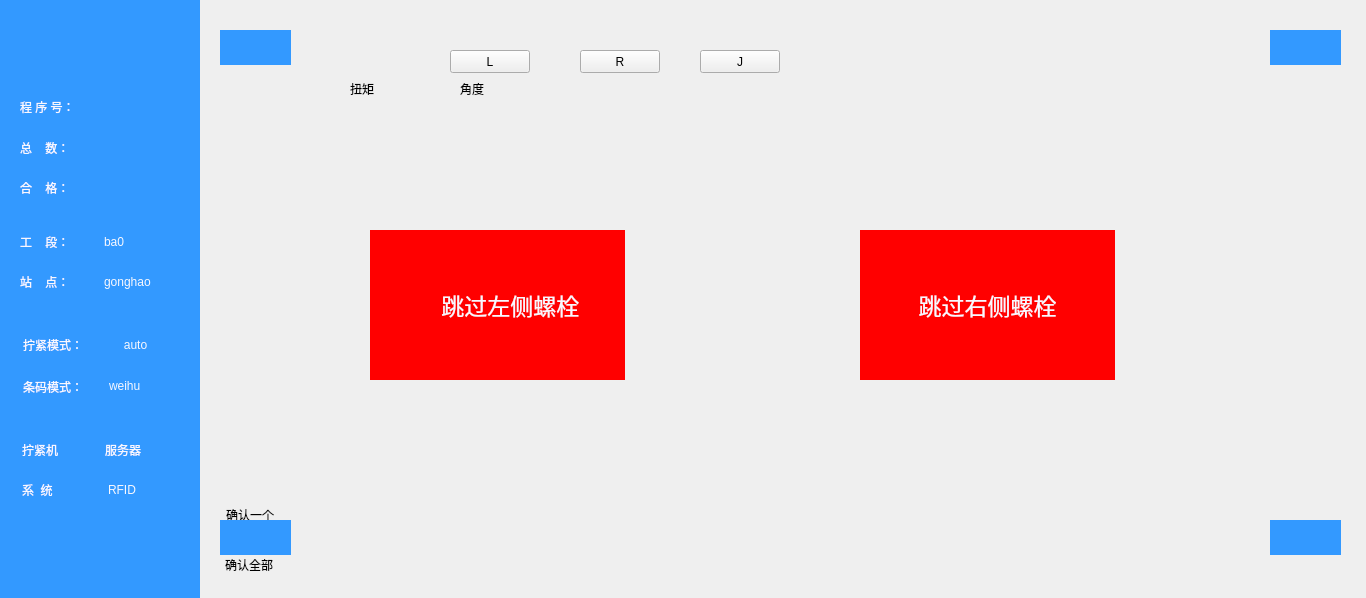
     <widget class="QStackedWidget" name="stackedWidget_6">
      <property name="geometry">
       <rect>
        <x>0</x>
        <y>170</y>
        <width>1366</width>
        <height>598</height>
       </rect>
      </property>
      <property name="styleSheet">
       <string notr="true"/>
      </property>
      <property name="currentIndex">
       <number>0</number>
      </property>
      <widget class="QWidget" name="stackedWidget_6Page1">
       <widget class="QWidget" name="widget" native="true">
        <property name="geometry">
         <rect>
          <x>0</x>
          <y>0</y>
          <width>200</width>
          <height>598</height>
         </rect>
        </property>
        <property name="styleSheet">
         <string notr="true">background-color: rgb(51, 153, 255);</string>
        </property>
        <widget class="QPushButton" name="pushButton_10">
         <property name="enabled">
          <bool>false</bool>
         </property>
         <property name="geometry">
          <rect>
           <x>28</x>
           <y>20</y>
           <width>143</width>
           <height>61</height>
          </rect>
         </property>
         <property name="focusPolicy">
          <enum>Qt::NoFocus</enum>
         </property>
         <property name="styleSheet">
          <string notr="true">background:transparent;
border-image: url(:/LCD_CS351/LCD_CS351/35_all/logo.png);</string>
         </property>
         <property name="text">
          <string/>
         </property>
         <property name="flat">
          <bool>true</bool>
         </property>
        </widget>
        <widget class="Line" name="line_2">
         <property name="geometry">
          <rect>
           <x>21</x>
           <y>204</y>
           <width>160</width>
           <height>5</height>
          </rect>
         </property>
         <property name="autoFillBackground">
          <bool>false</bool>
         </property>
         <property name="styleSheet">
          <string notr="true">border-image: url(:/LCD_CS351/LCD_CS351/logo/line.bmp);
background:transparent;</string>
         </property>
         <property name="midLineWidth">
          <number>0</number>
         </property>
         <property name="orientation">
          <enum>Qt::Horizontal</enum>
         </property>
        </widget>
        <widget class="Line" name="line_3">
         <property name="geometry">
          <rect>
           <x>20</x>
           <y>311</y>
           <width>160</width>
           <height>5</height>
          </rect>
         </property>
         <property name="styleSheet">
          <string notr="true">border-image: url(:/LCD_CS351/LCD_CS351/logo/line.bmp);
background:transparent;</string>
         </property>
         <property name="orientation">
          <enum>Qt::Horizontal</enum>
         </property>
        </widget>
        <widget class="Line" name="line">
         <property name="geometry">
          <rect>
           <x>20</x>
           <y>417</y>
           <width>160</width>
           <height>5</height>
          </rect>
         </property>
         <property name="styleSheet">
          <string notr="true">border-image: url(:/LCD_CS351/LCD_CS351/logo/line.bmp);
background:transparent;</string>
         </property>
         <property name="orientation">
          <enum>Qt::Horizontal</enum>
         </property>
        </widget>
        <widget class="QPushButton" name="pushButton_12">
         <property name="enabled">
          <bool>true</bool>
         </property>
         <property name="geometry">
          <rect>
           <x>114</x>
           <y>522</y>
           <width>51</width>
           <height>51</height>
          </rect>
         </property>
         <property name="focusPolicy">
          <enum>Qt::NoFocus</enum>
         </property>
         <property name="styleSheet">
          <string notr="true">border-image: url(:/re/settings.png);
color: rgb(248, 248, 255);
font: 14pt &quot;黑体&quot;;

</string>
         </property>
         <property name="text">
          <string/>
         </property>
         <property name="flat">
          <bool>true</bool>
         </property>
        </widget>
        <widget class="QWidget" name="layoutWidget_3">
         <property name="geometry">
          <rect>
           <x>20</x>
           <y>224</y>
           <width>162</width>
           <height>75</height>
          </rect>
         </property>
         <layout class="QVBoxLayout" name="verticalLayout_2">
          <item>
           <layout class="QHBoxLayout" name="horizontalLayout_4">
            <item>
             <widget class="QLabel" name="label_4">
              <property name="styleSheet">
               <string notr="true">font: 12pt &quot;黑体&quot;;
color: rgb(248, 248, 255);</string>
              </property>
              <property name="text">
               <string>工    段：</string>
              </property>
             </widget>
            </item>
            <item>
             <widget class="QLabel" name="label_gongwei">
              <property name="styleSheet">
               <string notr="true">font: 12pt &quot;黑体&quot;;
color: rgb(248, 248, 255);</string>
              </property>
              <property name="text">
               <string>ba0</string>
              </property>
             </widget>
            </item>
           </layout>
          </item>
          <item>
           <layout class="QHBoxLayout" name="horizontalLayout_5">
            <item>
             <widget class="QLabel" name="label_5">
              <property name="styleSheet">
               <string notr="true">font: 12pt &quot;黑体&quot;;
color: rgb(248, 248, 255);</string>
              </property>
              <property name="text">
               <string>站    点：</string>
              </property>
             </widget>
            </item>
            <item>
             <widget class="QLabel" name="label_gonghao">
              <property name="styleSheet">
               <string notr="true">font: 12pt &quot;黑体&quot;;
color: rgb(248, 248, 255);</string>
              </property>
              <property name="text">
               <string>gonghao</string>
              </property>
             </widget>
            </item>
           </layout>
          </item>
         </layout>
        </widget>
        <widget class="QWidget" name="layoutWidget_4">
         <property name="geometry">
          <rect>
           <x>20</x>
           <y>90</y>
           <width>161</width>
           <height>115</height>
          </rect>
         </property>
         <layout class="QVBoxLayout" name="verticalLayout">
          <item>
           <layout class="QHBoxLayout" name="horizontalLayout">
            <item>
             <widget class="QLabel" name="label">
              <property name="styleSheet">
               <string notr="true">font: 12pt &quot;黑体&quot;;
color: rgb(248, 248, 255);</string>
              </property>
              <property name="text">
               <string>程 序 号：</string>
              </property>
             </widget>
            </item>
            <item>
             <widget class="QLabel" name="label_pronum">
              <property name="styleSheet">
               <string notr="true">font: 12pt &quot;黑体&quot;;
color: rgb(248, 248, 255);</string>
              </property>
              <property name="text">
               <string/>
              </property>
             </widget>
            </item>
           </layout>
          </item>
          <item>
           <layout class="QHBoxLayout" name="horizontalLayout_2">
            <item>
             <widget class="QLabel" name="label_2">
              <property name="styleSheet">
               <string notr="true">font: 12pt &quot;黑体&quot;;
color: rgb(248, 248, 255);</string>
              </property>
              <property name="text">
               <string>总    数：</string>
              </property>
             </widget>
            </item>
            <item>
             <widget class="QLabel" name="label_lsnum">
              <property name="styleSheet">
               <string notr="true">font: 12pt &quot;黑体&quot;;
color: rgb(248, 248, 255);</string>
              </property>
              <property name="text">
               <string/>
              </property>
             </widget>
            </item>
           </layout>
          </item>
          <item>
           <layout class="QHBoxLayout" name="horizontalLayout_3">
            <item>
             <widget class="QLabel" name="label_3">
              <property name="styleSheet">
               <string notr="true">font: 12pt &quot;黑体&quot;;
color: rgb(248, 248, 255);</string>
              </property>
              <property name="text">
               <string>合    格：</string>
              </property>
             </widget>
            </item>
            <item>
             <widget class="QLabel" name="label_hege">
              <property name="styleSheet">
               <string notr="true">font: 12pt &quot;黑体&quot;;
color: rgb(248, 248, 255);</string>
              </property>
              <property name="text">
               <string/>
              </property>
             </widget>
            </item>
           </layout>
          </item>
         </layout>
        </widget>
        <widget class="QLabel" name="label_7">
         <property name="geometry">
          <rect>
           <x>23</x>
           <y>377</y>
           <width>80</width>
           <height>19</height>
          </rect>
         </property>
         <property name="styleSheet">
          <string notr="true">font: 12pt &quot;黑体&quot;;
color: rgb(248, 248, 255);</string>
         </property>
         <property name="text">
          <string>条码模式：</string>
         </property>
        </widget>
        <widget class="QLabel" name="label_tiaoma">
         <property name="geometry">
          <rect>
           <x>109</x>
           <y>376</y>
           <width>51</width>
           <height>19</height>
          </rect>
         </property>
         <property name="styleSheet">
          <string notr="true">font: 12pt &quot;黑体&quot;;
color: rgb(248, 248, 255);</string>
         </property>
         <property name="text">
          <string>weihu</string>
         </property>
        </widget>
        <widget class="QLabel" name="label_8">
         <property name="geometry">
          <rect>
           <x>22</x>
           <y>442</y>
           <width>48</width>
           <height>16</height>
          </rect>
         </property>
         <property name="styleSheet">
          <string notr="true">font: 12pt &quot;黑体&quot;;
color: rgb(248, 248, 255);</string>
         </property>
         <property name="text">
          <string>拧紧机</string>
         </property>
        </widget>
        <widget class="QLabel" name="label_ss1">
         <property name="geometry">
          <rect>
           <x>78</x>
           <y>442</y>
           <width>16</width>
           <height>16</height>
          </rect>
         </property>
         <property name="styleSheet">
          <string notr="true">border-image: url(:/LCD_CS351/LCD_CS351/35_all/69.bmp);</string>
         </property>
         <property name="text">
          <string/>
         </property>
        </widget>
        <widget class="QLabel" name="label_9">
         <property name="geometry">
          <rect>
           <x>105</x>
           <y>442</y>
           <width>48</width>
           <height>16</height>
          </rect>
         </property>
         <property name="styleSheet">
          <string notr="true">font: 12pt &quot;黑体&quot;;
color: rgb(248, 248, 255);</string>
         </property>
         <property name="text">
          <string>服务器</string>
         </property>
        </widget>
        <widget class="QLabel" name="label_ss2">
         <property name="geometry">
          <rect>
           <x>159</x>
           <y>442</y>
           <width>16</width>
           <height>16</height>
          </rect>
         </property>
         <property name="styleSheet">
          <string notr="true">border-image: url(:/LCD_CS351/LCD_CS351/35_all/69.bmp);</string>
         </property>
         <property name="text">
          <string/>
         </property>
        </widget>
        <widget class="QLabel" name="label_10">
         <property name="geometry">
          <rect>
           <x>22</x>
           <y>482</y>
           <width>51</width>
           <height>16</height>
          </rect>
         </property>
         <property name="styleSheet">
          <string notr="true">font: 12pt &quot;黑体&quot;;
color: rgb(248, 248, 255);</string>
         </property>
         <property name="text">
          <string>系  统</string>
         </property>
        </widget>
        <widget class="QLabel" name="label_ss3">
         <property name="geometry">
          <rect>
           <x>78</x>
           <y>482</y>
           <width>16</width>
           <height>16</height>
          </rect>
         </property>
         <property name="styleSheet">
          <string notr="true">border-image: url(:/LCD_CS351/LCD_CS351/35_all/69.bmp);</string>
         </property>
         <property name="text">
          <string/>
         </property>
        </widget>
        <widget class="QLabel" name="label_11">
         <property name="geometry">
          <rect>
           <x>108</x>
           <y>482</y>
           <width>40</width>
           <height>16</height>
          </rect>
         </property>
         <property name="styleSheet">
          <string notr="true">font: 12pt &quot;黑体&quot;;
color: rgb(248, 248, 255);</string>
         </property>
         <property name="text">
          <string>RFID </string>
         </property>
        </widget>
        <widget class="QLabel" name="label_ss4">
         <property name="geometry">
          <rect>
           <x>159</x>
           <y>482</y>
           <width>16</width>
           <height>16</height>
          </rect>
         </property>
         <property name="styleSheet">
          <string notr="true">border-image: url(:/LCD_CS351/LCD_CS351/35_all/69.bmp);</string>
         </property>
         <property name="text">
          <string/>
         </property>
        </widget>
        <widget class="QLabel" name="label_16">
         <property name="geometry">
          <rect>
           <x>23</x>
           <y>335</y>
           <width>80</width>
           <height>19</height>
          </rect>
         </property>
         <property name="styleSheet">
          <string notr="true">font: 12pt &quot;黑体&quot;;
color: rgb(248, 248, 255);</string>
         </property>
         <property name="text">
          <string>拧紧模式：</string>
         </property>
        </widget>
        <widget class="QPushButton" name="pushButton_shutdown">
         <property name="enabled">
          <bool>true</bool>
         </property>
         <property name="geometry">
          <rect>
           <x>30</x>
           <y>529</y>
           <width>41</width>
           <height>41</height>
          </rect>
         </property>
         <property name="focusPolicy">
          <enum>Qt::NoFocus</enum>
         </property>
         <property name="styleSheet">
          <string notr="true">border-image: url(:/LCD_CS351/LCD_CS351/logo/on_0ff.png);
color: rgb(248, 248, 255);
font: 14pt &quot;黑体&quot;;

</string>
         </property>
         <property name="text">
          <string/>
         </property>
         <property name="flat">
          <bool>true</bool>
         </property>
        </widget>
        <widget class="QPushButton" name="pushButton_tighten">
         <property name="geometry">
          <rect>
           <x>100</x>
           <y>329</y>
           <width>71</width>
           <height>31</height>
          </rect>
         </property>
         <property name="focusPolicy">
          <enum>Qt::NoFocus</enum>
         </property>
         <property name="styleSheet">
          <string notr="true">font: 12pt &quot;黑体&quot;;
color: rgb(248, 248, 255);</string>
         </property>
         <property name="text">
          <string>auto</string>
         </property>
         <property name="flat">
          <bool>true</bool>
         </property>
        </widget>
        <zorder>label_8</zorder>
        <zorder>label_ss1</zorder>
        <zorder>label_9</zorder>
        <zorder>label_ss2</zorder>
        <zorder>label_10</zorder>
        <zorder>label_ss3</zorder>
        <zorder>label_11</zorder>
        <zorder>label_ss4</zorder>
        <zorder>label_7</zorder>
        <zorder>label_tiaoma</zorder>
        <zorder>pushButton_10</zorder>
        <zorder>line_2</zorder>
        <zorder>line_3</zorder>
        <zorder>line</zorder>
        <zorder>pushButton_12</zorder>
        <zorder>layoutWidget_3</zorder>
        <zorder>layoutWidget_4</zorder>
        <zorder>label_16</zorder>
        <zorder>pushButton_shutdown</zorder>
        <zorder>pushButton_tighten</zorder>
       </widget>
       <widget class="QLabel" name="label_18">
        <property name="geometry">
         <rect>
          <x>460</x>
          <y>81</y>
          <width>25</width>
          <height>16</height>
         </rect>
        </property>
        <property name="styleSheet">
         <string notr="true">background:transparent;</string>
        </property>
        <property name="text">
         <string>角度</string>
        </property>
       </widget>
       <widget class="QLabel" name="label_15">
        <property name="geometry">
         <rect>
          <x>350</x>
          <y>81</y>
          <width>25</width>
          <height>16</height>
         </rect>
        </property>
        <property name="styleSheet">
         <string notr="true">background:transparent;</string>
        </property>
        <property name="text">
         <string>扭矩</string>
        </property>
       </widget>
       <widget class="QLabel" name="label_ceshipronum">
        <property name="geometry">
         <rect>
          <x>250</x>
          <y>80</y>
          <width>51</width>
          <height>21</height>
         </rect>
        </property>
        <property name="styleSheet">
         <string notr="true">background:transparent;</string>
        </property>
        <property name="text">
         <string/>
        </property>
       </widget>
       <widget class="QLabel" name="label_pdmarea">
        <property name="enabled">
         <bool>false</bool>
        </property>
        <property name="geometry">
         <rect>
          <x>200</x>
          <y>0</y>
          <width>1166</width>
          <height>598</height>
         </rect>
        </property>
        <property name="styleSheet">
         <string notr="true">QLabel#label_pdmarea{
	border-image: url(:/LCD_CS351/LCD_CS351/DWIN_SET/home.bmp);
}</string>
        </property>
        <property name="text">
         <string/>
        </property>
       </widget>
       <widget class="QLabel" name="label_ceshiniuju">
        <property name="geometry">
         <rect>
          <x>400</x>
          <y>81</y>
          <width>51</width>
          <height>16</height>
         </rect>
        </property>
        <property name="styleSheet">
         <string notr="true">background:transparent;</string>
        </property>
        <property name="text">
         <string/>
        </property>
       </widget>
       <widget class="QLabel" name="label_ceshijiaodu">
        <property name="geometry">
         <rect>
          <x>505</x>
          <y>81</y>
          <width>81</width>
          <height>16</height>
         </rect>
        </property>
        <property name="styleSheet">
         <string notr="true">background:transparent;</string>
        </property>
        <property name="text">
         <string/>
        </property>
       </widget>
       <widget class="QPushButton" name="pushButton_17">
        <property name="geometry">
         <rect>
          <x>210</x>
          <y>500</y>
          <width>80</width>
          <height>30</height>
         </rect>
        </property>
        <property name="focusPolicy">
         <enum>Qt::NoFocus</enum>
        </property>
        <property name="styleSheet">
         <string notr="true">background:transparent;</string>
        </property>
        <property name="text">
         <string>确认一个</string>
        </property>
        <property name="flat">
         <bool>true</bool>
        </property>
       </widget>
       <widget class="QPushButton" name="pushButton_reset">
        <property name="geometry">
         <rect>
          <x>209</x>
          <y>550</y>
          <width>80</width>
          <height>30</height>
         </rect>
        </property>
        <property name="focusPolicy">
         <enum>Qt::NoFocus</enum>
        </property>
        <property name="styleSheet">
         <string notr="true"/>
        </property>
        <property name="text">
         <string>确认全部</string>
        </property>
        <property name="flat">
         <bool>true</bool>
        </property>
       </widget>
       <widget class="QLabel" name="label_battery">
        <property name="geometry">
         <rect>
          <x>1147</x>
          <y>574</y>
          <width>28</width>
          <height>14</height>
         </rect>
        </property>
        <property name="styleSheet">
         <string notr="true">background:transparent;
border-image: url(:/LCD_CS351/LCD_CS351/logo/battery.png);</string>
        </property>
        <property name="text">
         <string/>
        </property>
       </widget>
       <widget class="QLabel" name="label_wifi">
        <property name="geometry">
         <rect>
          <x>1111</x>
          <y>573</y>
          <width>23</width>
          <height>18</height>
         </rect>
        </property>
        <property name="styleSheet">
         <string notr="true">background:transparent;
border-image: url(:/LCD_CS351/LCD_CS351/logo/wifi.png);</string>
        </property>
        <property name="text">
         <string/>
        </property>
       </widget>
       <widget class="QLabel" name="label_12">
        <property name="geometry">
         <rect>
          <x>1189</x>
          <y>570</y>
          <width>171</width>
          <height>21</height>
         </rect>
        </property>
        <property name="styleSheet">
         <string notr="true">background:transparent;
color: rgb(51, 153, 255);</string>
        </property>
        <property name="text">
         <string/>
        </property>
       </widget>
       <widget class="QLabel" name="labelTyre1">
        <property name="geometry">
         <rect>
          <x>220</x>
          <y>30</y>
          <width>71</width>
          <height>35</height>
         </rect>
        </property>
        <property name="styleSheet">
         <string notr="true">font: 12pt &quot;黑体&quot;;
color: rgb(248, 248, 255);
background-color:rgb(51, 153, 255);</string>
        </property>
        <property name="text">
         <string/>
        </property>
       </widget>
       <widget class="QLabel" name="labelTyre4">
        <property name="geometry">
         <rect>
          <x>1270</x>
          <y>520</y>
          <width>71</width>
          <height>35</height>
         </rect>
        </property>
        <property name="styleSheet">
         <string notr="true">font: 12pt &quot;黑体&quot;;
color: rgb(248, 248, 255);
background-color:rgb(51, 153, 255);</string>
        </property>
        <property name="text">
         <string/>
        </property>
       </widget>
       <widget class="QLabel" name="labelTyre3">
        <property name="geometry">
         <rect>
          <x>220</x>
          <y>520</y>
          <width>71</width>
          <height>35</height>
         </rect>
        </property>
        <property name="styleSheet">
         <string notr="true">font: 12pt &quot;黑体&quot;;
color: rgb(248, 248, 255);
background-color:rgb(51, 153, 255);</string>
        </property>
        <property name="text">
         <string/>
        </property>
       </widget>
       <widget class="QLabel" name="labelTyre2">
        <property name="geometry">
         <rect>
          <x>1270</x>
          <y>30</y>
          <width>71</width>
          <height>35</height>
         </rect>
        </property>
        <property name="styleSheet">
         <string notr="true">font: 12pt &quot;黑体&quot;;
color: rgb(248, 248, 255);
background-color:rgb(51, 153, 255);</string>
        </property>
        <property name="text">
         <string/>
        </property>
       </widget>
       <widget class="QPushButton" name="btnLeft">
        <property name="geometry">
         <rect>
          <x>450</x>
          <y>50</y>
          <width>80</width>
          <height>23</height>
         </rect>
        </property>
        <property name="styleSheet">
         <string notr="true"/>
        </property>
        <property name="text">
         <string>L</string>
        </property>
       </widget>
       <widget class="QPushButton" name="btnRight">
        <property name="geometry">
         <rect>
          <x>580</x>
          <y>50</y>
          <width>80</width>
          <height>23</height>
         </rect>
        </property>
        <property name="text">
         <string>R</string>
        </property>
       </widget>
       <widget class="QPushButton" name="jump">
        <property name="geometry">
         <rect>
          <x>700</x>
          <y>50</y>
          <width>80</width>
          <height>23</height>
         </rect>
        </property>
        <property name="text">
         <string>J</string>
        </property>
       </widget>
       <widget class="QPushButton" name="btnIgnoreLeft">
        <property name="geometry">
         <rect>
          <x>370</x>
          <y>230</y>
          <width>255</width>
          <height>150</height>
         </rect>
        </property>
        <property name="styleSheet">
         <string notr="true">font: 17pt ;
background-color: rgb(255, 0, 0);
color: rgb(248, 248, 255);
border-width:0px;  
border-style:solid;
border-color: rgb(51, 153, 255);  
</string>
        </property>
        <property name="text">
         <string>    跳过左侧螺栓</string>
        </property>
       </widget>
       <widget class="QPushButton" name="btnIgnoreRight">
        <property name="geometry">
         <rect>
          <x>860</x>
          <y>230</y>
          <width>255</width>
          <height>150</height>
         </rect>
        </property>
        <property name="styleSheet">
         <string notr="true">font: 17pt ;
background-color: rgb(255, 0, 0);
color: rgb(248, 248, 255);
border-width:0px;  
border-style:solid;
border-color: rgb(51, 153, 255);  
</string>
        </property>
        <property name="text">
         <string>跳过右侧螺栓</string>
        </property>
       </widget>
      </widget>
      <widget class="QWidget" name="page_4">
       <widget class="QPushButton" name="pushButton_18">
        <property name="geometry">
         <rect>
          <x>0</x>
          <y>520</y>
          <width>74</width>
          <height>80</height>
         </rect>
        </property>
        <property name="focusPolicy">
         <enum>Qt::NoFocus</enum>
        </property>
        <property name="styleSheet">
         <string notr="true">background : transparent;
border-image: url(:/re/go.png);</string>
        </property>
        <property name="text">
         <string/>
        </property>
        <property name="flat">
         <bool>true</bool>
        </property>
       </widget>
       <widget class="QLabel" name="label_13">
        <property name="geometry">
         <rect>
          <x>0</x>
          <y>0</y>
          <width>1366</width>
          <height>600</height>
         </rect>
        </property>
        <property name="styleSheet">
         <string notr="true">border-image: url(:/LCD_CS351/LCD_CS351/DWIN_SET/mainlogo.png);</string>
        </property>
        <property name="text">
         <string/>
        </property>
       </widget>
       <widget class="QLabel" name="label_14">
        <property name="geometry">
         <rect>
          <x>1180</x>
          <y>570</y>
          <width>171</width>
          <height>21</height>
         </rect>
        </property>
        <property name="styleSheet">
         <string notr="true">background:transparent;
color: rgb(248, 248, 255);</string>
        </property>
        <property name="text">
         <string/>
        </property>
       </widget>
       <widget class="QLabel" name="label_wifi_2">
        <property name="geometry">
         <rect>
          <x>1103</x>
          <y>560</y>
          <width>41</width>
          <height>31</height>
         </rect>
        </property>
        <property name="styleSheet">
         <string notr="true">background:transparent;</string>
        </property>
        <property name="text">
         <string/>
        </property>
       </widget>
       <zorder>label_13</zorder>
       <zorder>pushButton_18</zorder>
       <zorder>label_14</zorder>
       <zorder>label_wifi_2</zorder>
      </widget>
     </widget>
